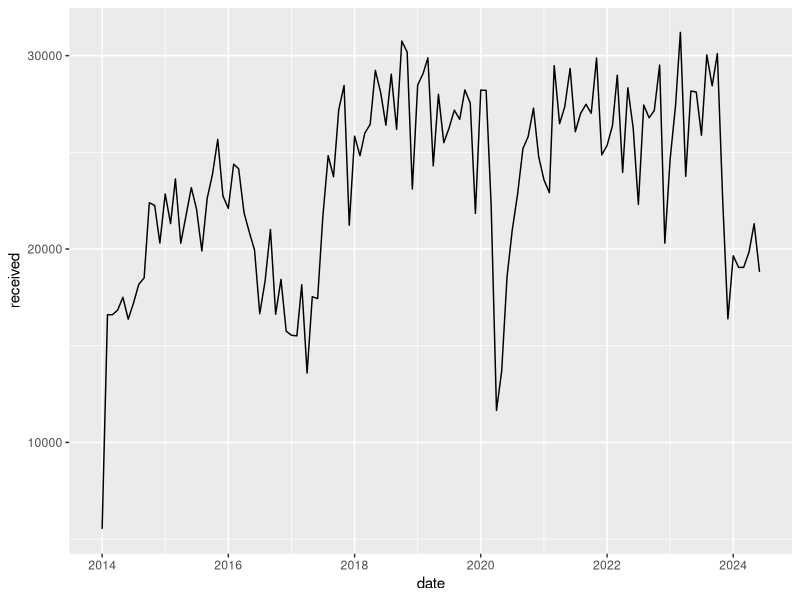

Reproduce this figure in R.
## ---- chunk 1
#| label: setup
#| include: false

library(tidyverse)
## ---- chunk 2

ct <- cols(
  HB = col_character(),
  Month = col_date(),
  ReferralsAccepted = col_integer(),
  ReferralsAcceptedQF = col_character(),
  ReferralsReceived = col_integer(),
  ReferralsReceivedQF = col_character()
)

pt_data <- read_csv("data/pt-referrals.csv",
                    show_col_types = FALSE,
                    #col_types = ct,
                    na = c("", "missing", "Missing", "missing "))

## ---- chunk 3
monthly <- summarise(pt_data, .by = Month,
                     received = sum(ReferralsReceived, na.rm = TRUE),
                     accepted = sum(ReferralsAccepted, na.rm = TRUE)) |>
  mutate(date = ymd(Month*100 + 1),
         pcnt = accepted / received)
## ---- chunk 4
ggplot(monthly, aes(x = date, y = received)) +
  geom_line()
